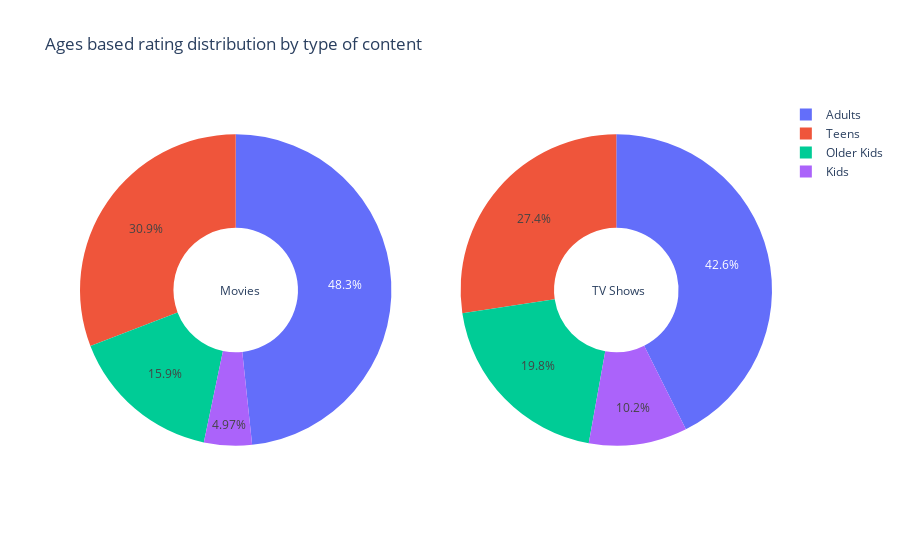

Here is the notebook cell this chart was saved with:
### Code cell
#Write your code to run aggregate and plot
fig = make_subplots(rows=1, cols=2, specs=[[{"type": "pie"}, {"type": "pie"}]])

fig.add_trace(
    go.Pie(labels=movie_rating_df['target_ages'], values=movie_rating_df['counts']),
    row=1, col=1
)

fig.add_trace(
    go.Pie(labels=show_rating_df['target_ages'], values=show_rating_df['counts']),
    row=1, col=2
)

fig.update_traces(textposition='inside', hole=.4, hoverinfo="label+percent+name")
fig.update_layout(
    title_text="Ages based rating distribution by type of content",
    # Add annotations in the center of the donut pies.
    annotations=[dict(text='Movies', x=0.20, y=0.5, font_size=12, showarrow=False),
                 dict(text='TV Shows', x=0.82, y=0.5, font_size=12, showarrow=False)])
fig.show()

### Figure 1 — Plotly figure (JSON) as saved in the notebook; plotly's stock layout.template omitted (floating-point values rounded to 4 significant figures)
{"data": [{"domain": {"x": [0, 0.45], "y": [0, 1]}, "hole": 0.4, "hoverinfo": "label+percent+name", "labels": ["Adults", "Adults", "Adults", "Adults", "Adults", "Kids", "Kids", "Kids", "Older Kids", "Older Kids", "Older Kids", "Older Kids", "Teens", "Teens"], "textposition": "inside", "type": "pie", "values": [3, 79, 663, 1848, 5, 39, 111, 117, 247, 506, 95, 5, 387, 1272]}, {"domain": {"x": [0.55, 1], "y": [0, 1]}, "hole": 0.4, "hoverinfo": "label+percent+name", "labels": ["Adults", "Adults", "Adults", "Kids", "Kids", "Older Kids", "Older Kids", "Older Kids", "Teens"], "textposition": "inside", "type": "pie", "values": [4, 2, 1017, 83, 162, 299, 175, 1, 657]}], "layout": {"annotations": [{"font": {"size": 12}, "showarrow": false, "text": "Movies", "x": 0.2, "y": 0.5}, {"font": {"size": 12}, "showarrow": false, "text": "TV Shows", "x": 0.82, "y": 0.5}], "title": {"text": "Ages based rating distribution by type of content"}}}
